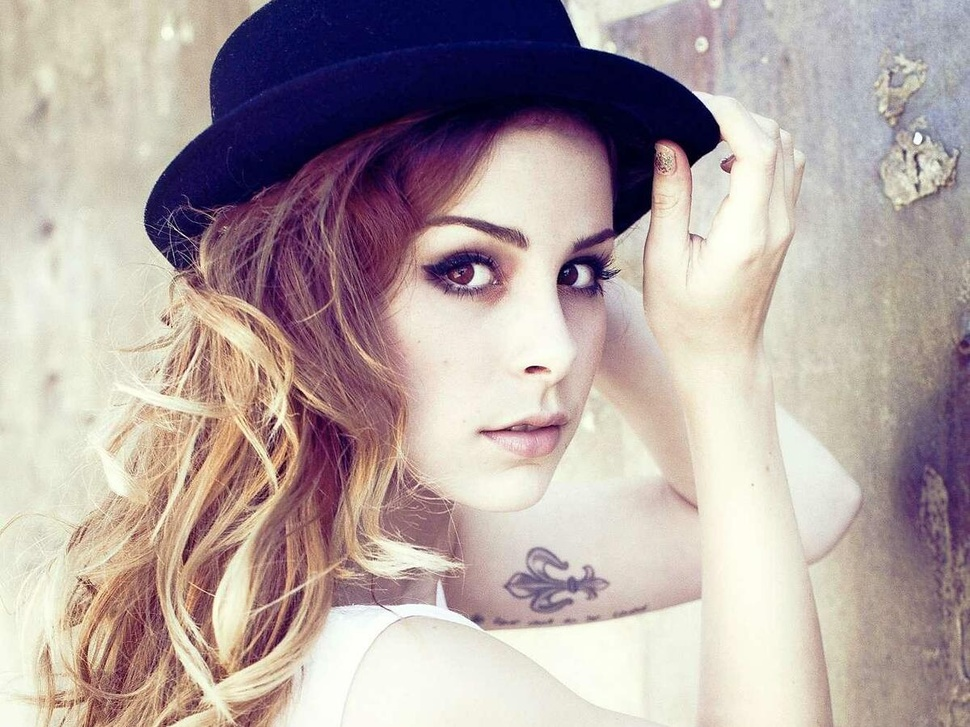
//> input picture fourier/lena.jpg, 970 x 727 px, shrunk from 1200 x 900 before the run
$ ./fourier   (built with g++ and OpenCV 4)
//> lines starting //> are read from the running program, lines starting //| are printed output that depends on the picture
### rdscp/crdtscp.h
#ifndef CRDTSCP
#define CRDTSCP

#include <inttypes.h>
#include <stdio.h>
#include <stdlib.h>
#include <math.h>


//#define RDTSCPNUMMEAS 100 //for data: number of measurements (now via fn argument)
#define RDTSCPCORDUMMY 3 //for corr data: number of dummy measurements (to be ignored)
#define RDTSCPCORNUMMEAS 4 //for corr data: number of measurements

struct rdtscp_data{
   int nummeas;
   double sum;
   double sum2;
   double min;
   double max;
   double avg;
   double stdev;

   uint64_t tcorrval;
   uint64_t* tstart;
   uint64_t* tend;
   uint64_t* tdiff;

};


/** TODO shortdecription
* @return TODO shortdecription
*/
#define rdtscp() ({ \
  uint32_t lo, hi; \
  uint64_t result; \
  __asm__ __volatile__ ( \
     "rdtscp" \
   : "=a"(lo), "=d"(hi) \
   : "a"(0) \
   : "%ebx", "%ecx" \
  ); \
  result=((uint64_t)lo) | (((uint64_t)hi) << 32);\
  result; })
/*
static inline int64_t rdtscp() {
  uint32_t lo, hi;
  __asm__ __volatile__ (
     "rdtscp"
   : "=a"(lo), "=d"(hi) //outputs
   : "a"(0)             // inputs
   : "%ebx"             //overwrites
  );
  return ((uint64_t)lo) | (((uint64_t)hi) << 32);
}
*/


/** allocates and inits the main data structure
* @param the main data structure.
* @param the number of measurements.
* @return nothing
*/
void rdtscp_init(struct rdtscp_data* pd, int nummeas);

/** TODO shortdecription
* @param TODO shortdecription
* @return TODO shortdecription
*/
void rdtscp_init_corr(struct rdtscp_data* pd);

/** TODO shortdecription
* @param TODO shortdecription
* @return TODO shortdecription
*/
void rdtscp_free(struct rdtscp_data* pd);


/** TODO shortdecription
* TODO shortdecription
* @param TODO shortdecription
* @return TODO shortdecription
*/
void rdtscp_eval(struct rdtscp_data* pd);

/** TODO shortdecription
* TODO shortdecription
* @param TODO shortdecription
* @return TODO shortdecription
*/
void rdtscp_eval_wcorr(struct rdtscp_data* pd);

/** TODO shortdecription
* @param TODO shortdecription
* @return TODO shortdecription
*/
void rdtscp_calc_helper(struct rdtscp_data* pd);

/** TODO shortdecription
* @param TODO shortdecription
* @param TODO shortdecription
* @return TODO shortdecription
*/
void rdtscp_print(struct rdtscp_data* pd, const char* name);


#endif

### rdscp/crdtscp.cpp
#include "crdtscp.h"

void rdtscp_init(struct rdtscp_data* pd, int nummeas)
{
   pd->sum=0;  pd->sum2=0;  pd->min=-1;  pd->max=0;
   pd->avg=0;  pd->stdev=0;
   pd->nummeas=nummeas;
   pd->tcorrval=0;

   pd->tstart= (uint64_t*) malloc(pd->nummeas* sizeof(uint64_t));
   if (pd->tstart==0)
   {
    printf("RDTSCP: %s line %d: malloc error -> ... exit\n", __FILE__, __LINE__);
    exit(1);
   }
   pd->tend= (uint64_t*) malloc(pd->nummeas* sizeof(uint64_t));
   if (pd->tend==0)
   {
    printf("RDTSCP: %s line %d: malloc error -> ... exit\n", __FILE__, __LINE__);
    exit(1);
   }
   pd->tdiff= (uint64_t*) malloc(pd->nummeas* sizeof(uint64_t));
   if (pd->tdiff==0)
   {
    printf("RDTSCP: %s line %d: malloc error -> ... exit\n", __FILE__, __LINE__);
    exit(1);
   }
}

void rdtscp_free(struct rdtscp_data* pd)
{
  free(pd->tstart);
  free(pd->tend);
  free(pd->tdiff);
}

void rdtscp_calc_helper(struct rdtscp_data* pd)
{
   for (int i = 0; i < pd->nummeas; ++i) {
     pd->sum    += pd->tdiff[i];
     pd->sum2   += (pd->tdiff[i] * pd->tdiff[i]);
     if (pd->tdiff[i] > pd->max) pd->max = pd->tdiff[i];
     if ((pd->min == -1) || (pd->tdiff[i] < pd->min)) pd->min = pd->tdiff[i];
   }
   pd->avg = pd->sum / pd->nummeas;
   //stddev = sqrt(N*s2 -s^2)/N^2
   pd->stdev =  sqrt((pd->nummeas  * pd->sum2 - (pd->sum * pd->sum)) / (pd->nummeas * pd->nummeas));
}

void rdtscp_eval(struct rdtscp_data* pd)
{
   for (int i = 0; i < pd->nummeas; ++i) {
     pd->tdiff[i] = pd->tend[i] - pd->tstart[i];
   }

   rdtscp_calc_helper(pd);
}


void rdtscp_print(struct rdtscp_data* pd, const char* name)
{
  printf("%-8s %-8s %-8s %-8s %-8s %-8s\n","Meas", "samples", "min", "max", "avg", "stdev");
  printf("%-8s %-8.2d %-8.2e %-8.2e %-8.2e %-8.2e\n", name, pd->nummeas, pd->min, pd->max, pd->avg, pd->stdev);
}


void rdtscp_init_corr(struct rdtscp_data* pd)
{
  struct rdtscp_data corrdata;
  rdtscp_init(&corrdata, RDTSCPCORNUMMEAS);

  for (int i = 0; i < RDTSCPCORDUMMY; ++i) {
    rdtscp(); //dummy calls to warm up
  }

  for (int i = 0; i < corrdata.nummeas; ++i) {
    corrdata.tstart[i] = rdtscp();
    corrdata.tend[i] = rdtscp();
  }

  rdtscp_eval(&corrdata);
  pd->tcorrval=corrdata.avg;

  rdtscp_print(&corrdata, "CORRDATA");

  rdtscp_free(&corrdata);
}


void rdtscp_eval_wcorr(struct rdtscp_data* pd)
{
   for (int i = 0; i < pd->nummeas; ++i) {
     pd->tdiff[i] = pd->tend[i] - pd->tstart[i];
     if (pd->tdiff[i] < pd->tcorrval) //should not happen!
       pd->tdiff[i]=0;
     else
       pd->tdiff[i] - pd->tcorrval;
   }

   rdtscp_calc_helper(pd);
}

### fourier/fourier.cpp
#include "opencv2/core.hpp"
#include "opencv2/imgproc.hpp"
#include "opencv2/imgcodecs.hpp"
#include "opencv2/highgui.hpp"
#include <iostream>
#include "crdtscp.h"

using namespace cv;
using namespace std;

static void help(char ** argv)
{
    cout << endl
        <<  "This program demonstrated the use of the discrete Fourier transform (DFT). " << endl
        <<  "The dft of an image is taken and it's power spectrum is displayed."  << endl << endl
        <<  "Usage:"                                                                      << endl
        << argv[0] << " [image_name -- default lena.jpg]" << endl << endl;
}

int main(int argc, char ** argv)
{
    help(argv);
    Mat magI;
    Mat I;

    struct rdtscp_data rdata;
    rdtscp_init(&rdata, 100); //init for 100 measurement samples
    rdtscp_init_corr(&rdata); //init also correction value

    for (int i = 0; i < rdata.nummeas; ++i)
    {


        const char* filename = argc >=2 ? argv[1] : "lena.jpg";
        I = imread( samples::findFile( filename ), IMREAD_GRAYSCALE);
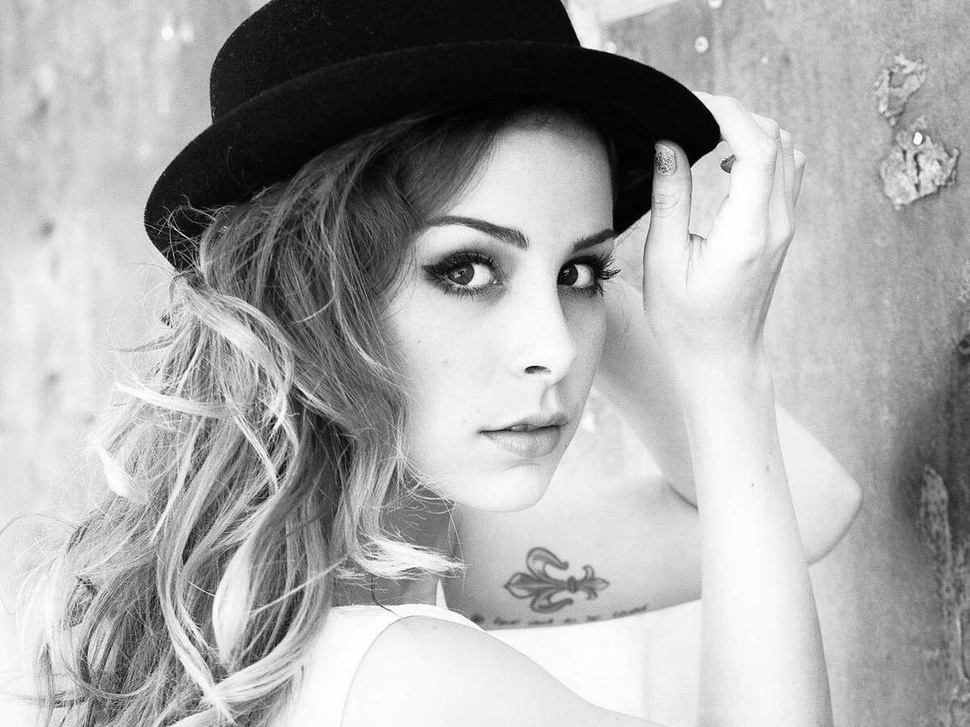
//> I: 727 rows x 970 cols, CV_8UC1; min 0, max 255, mean 167.8
        if( I.empty()){
            cout << "Error opening image" << endl;
            return EXIT_FAILURE;
        }
        Mat padded;                            //expand input image to optimal size
        int m = getOptimalDFTSize( I.rows );
//> m = 729
        int n = getOptimalDFTSize( I.cols ); // on the border add zero values
//> n = 972
        copyMakeBorder(I, padded, 0, m - I.rows, 0, n - I.cols, BORDER_CONSTANT, Scalar::all(0));
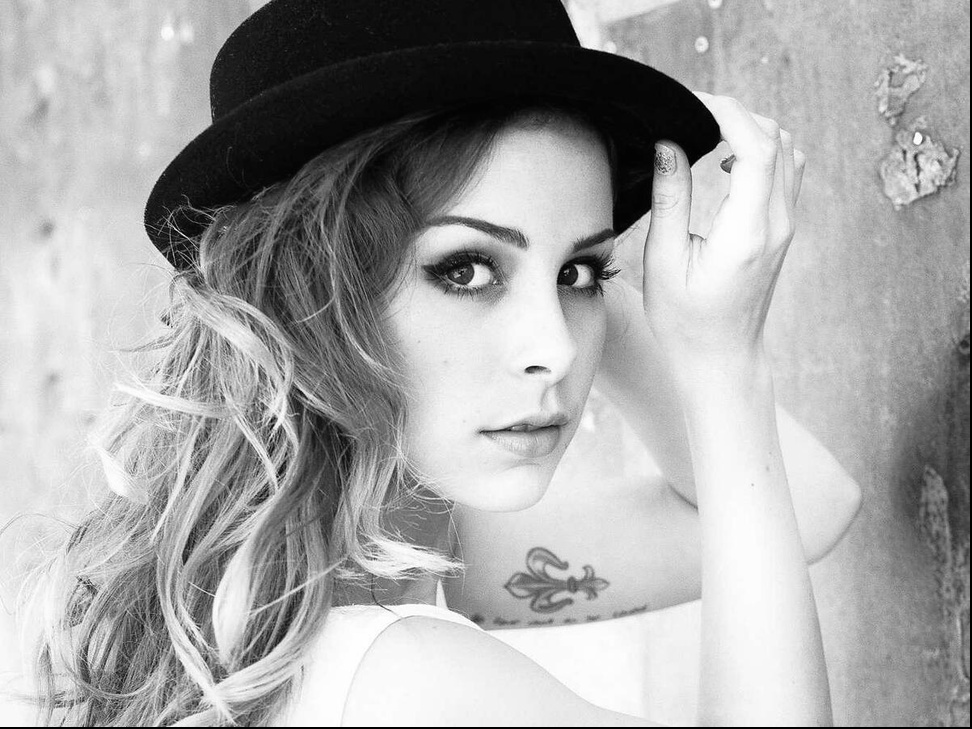
//> padded: 729 rows x 972 cols, CV_8UC1; min 0, max 255, mean 167
        Mat planes[] = {Mat_<float>(padded), Mat::zeros(padded.size(), CV_32F)};
//> planes[1]: 729 rows x 972 cols, CV_32FC1; every value is 0
        Mat complexI;
        merge(planes, 2, complexI);         // Add to the expanded another plane with zeros
        dft(complexI, complexI);            // this way the result may fit in the source matrix
        // compute the magnitude and switch to logarithmic scale
        // => log(1 + sqrt(Re(DFT(I))^2 + Im(DFT(I))^2))
        split(complexI, planes);                   // planes[0] = Re(DFT(I), planes[1] = Im(DFT(I))
        magnitude(planes[0], planes[1], planes[0]);// planes[0] = magnitude
        magI = planes[0];
        magI += Scalar::all(1);                    // switch to logarithmic scale
        log(magI, magI);
        // crop the spectrum, if it has an odd number of rows or columns
        magI = magI(Rect(0, 0, magI.cols & -2, magI.rows & -2));
//> magI: 728 rows x 972 cols, CV_32FC1
        // rearrange the quadrants of Fourier image  so that the origin is at the image center
        int cx = magI.cols/2;
//> cx = 486
        int cy = magI.rows/2;
//> cy = 364
        Mat q0(magI, Rect(0, 0, cx, cy));   // Top-Left - Create a ROI per quadrant
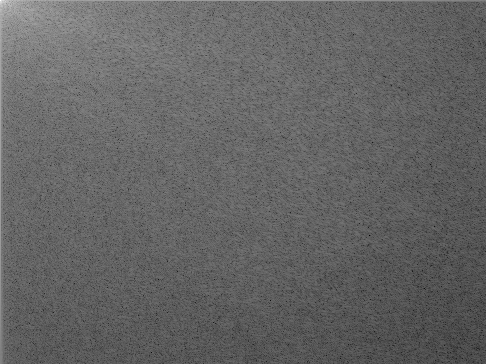
//> q0: 364 rows x 486 cols, CV_32FC1; min 2.09, max 18.59, mean 8.58; drawn with min black and max white
        Mat q1(magI, Rect(cx, 0, cx, cy));  // Top-Right
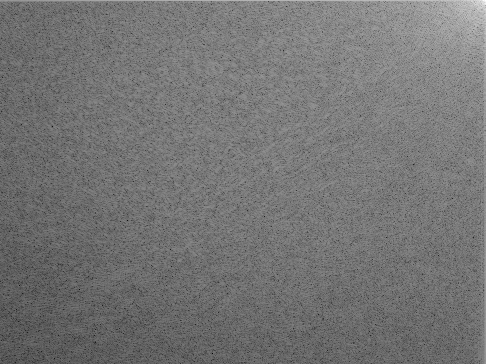
//> q1: 364 rows x 486 cols, CV_32FC1; min 2.01, max 16.38, mean 8.6; drawn with min black and max white
        Mat q2(magI, Rect(0, cy, cx, cy));  // Bottom-Left
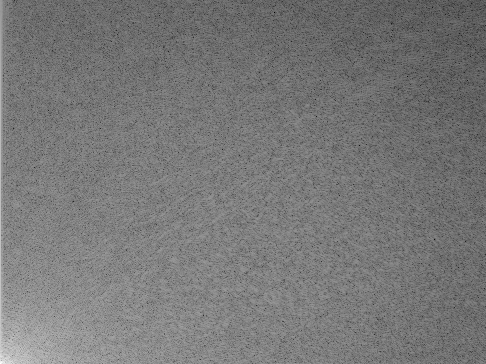
//> q2: 364 rows x 486 cols, CV_32FC1; min 2.01, max 15.96, mean 8.59; drawn with min black and max white
        Mat q3(magI, Rect(cx, cy, cx, cy)); // Bottom-Right
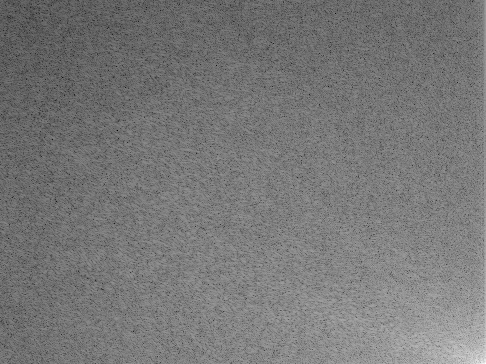
//> q3: 364 rows x 486 cols, CV_32FC1; min 2.09, max 15.82, mean 8.56; drawn with min black and max white
        Mat tmp;                           // swap quadrants (Top-Left with Bottom-Right)
        q0.copyTo(tmp);
        q3.copyTo(q0);
        tmp.copyTo(q3);
        q1.copyTo(tmp);                    // swap quadrant (Top-Right with Bottom-Left)
        q2.copyTo(q1);
        tmp.copyTo(q2);
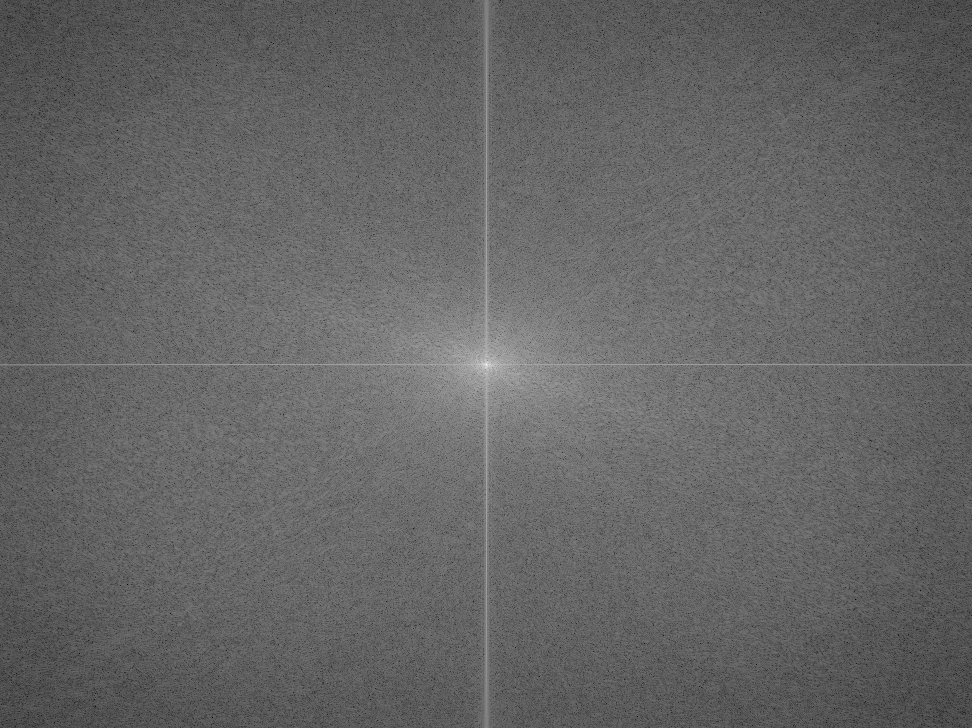
//> magI: 728 rows x 972 cols, CV_32FC1; min 2.01, max 18.59, mean 8.58; drawn with min black and max white
        normalize(magI, magI, 0, 1, NORM_MINMAX); // Transform the matrix with float values into a
                                                // viewable image form (float between values 0 and 1).

    }

    rdtscp_eval_wcorr(&rdata); //eval with corr value
    rdtscp_print(&rdata, "RDTSCP");
    rdtscp_free(&rdata);


    imshow("Input Image"       , I   );    // Show the result
    imshow("spectrum magnitude", magI);
    waitKey();
    return EXIT_SUCCESS;

}
